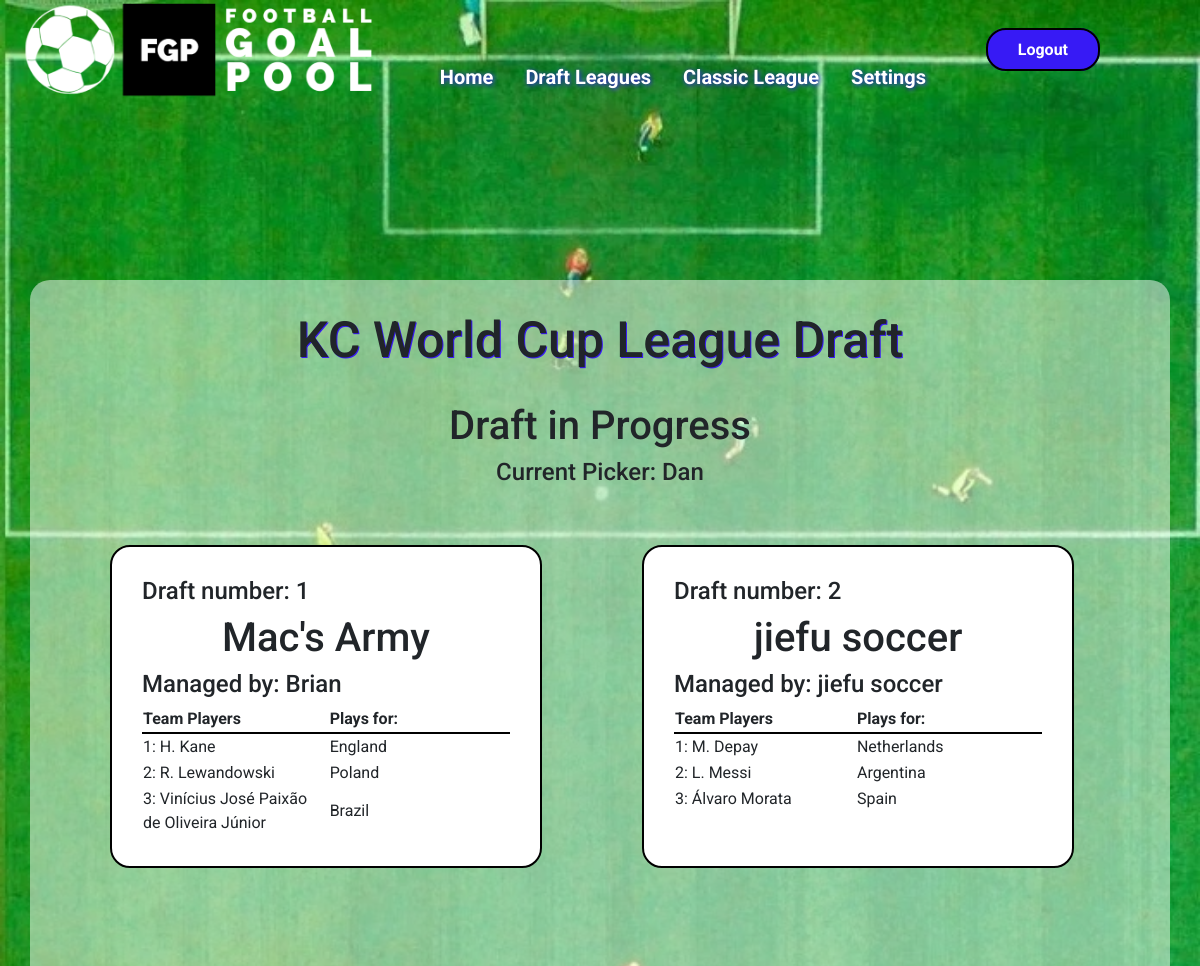
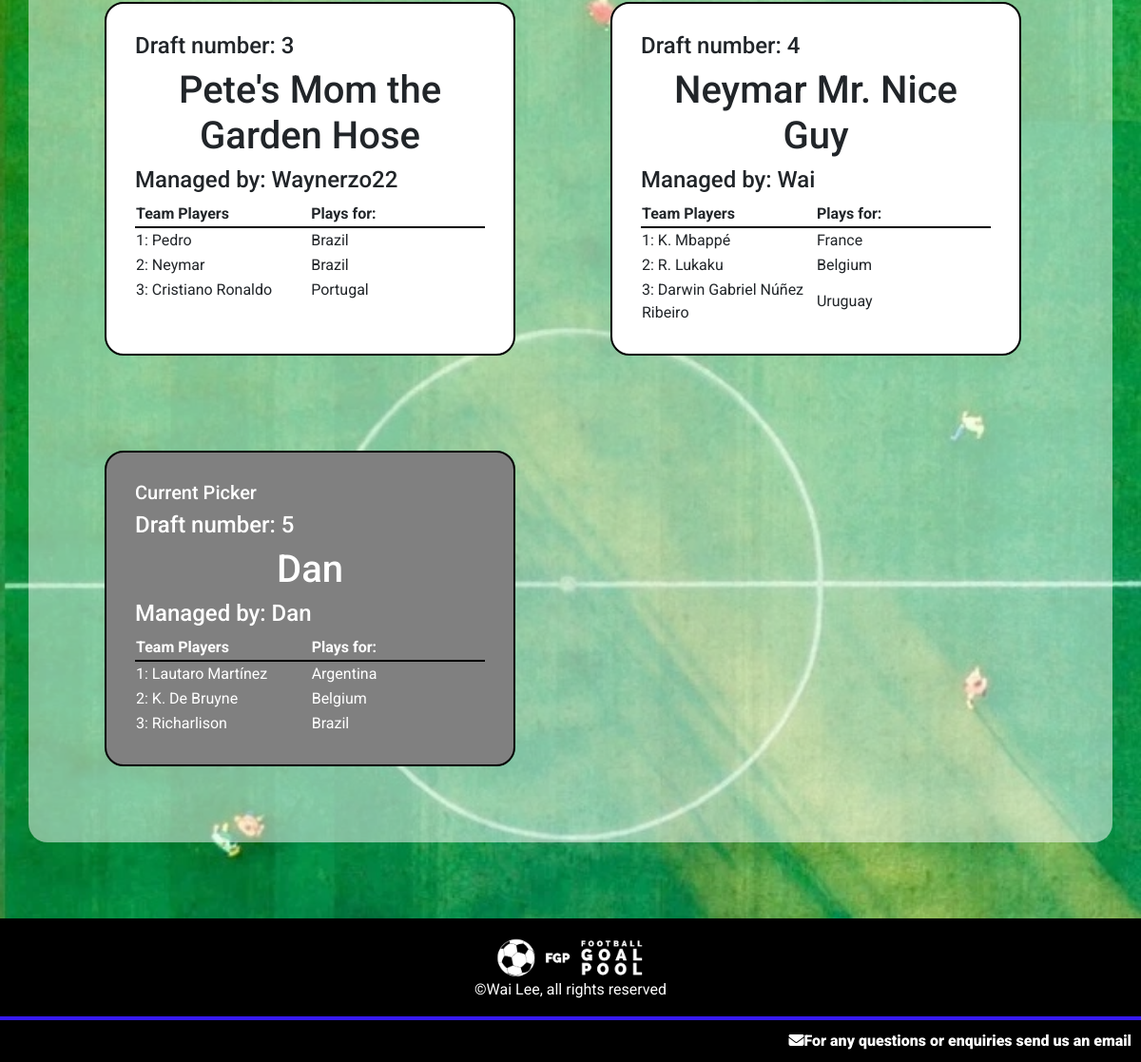
The app's page /draft/ (signed in) with its own data (2 pictures, top to bottom).
### goalpoolapp/models.py (models this page shows, shortened)
class League(models.Model):
    teamlimit = models.IntegerField()
    leaguename = models.CharField(max_length=64)
    leaguecode = models.CharField(max_length = 10, blank=True, null=True)
    teamplayerslimit = models.IntegerField()
    transfersActivated = models.BooleanField(default=False)
    transfersAllowed = models.BooleanField(default=False)
    duplicatePlayersAllowed = models.BooleanField()
    admin = models.ForeignKey(User, on_delete=models.CASCADE, related_name="administratedleague")
    draftcomplete = models.BooleanField(default=False)
    draftstarted = models.BooleanField(default=False)
    draftposition = models.IntegerField(default=1)
    draftdecending = models.BooleanField(default=False)

class User(AbstractUser):
    emailpermission = models.BooleanField(null=True)

class Team(models.Model):
    manager = models.ForeignKey(User, on_delete=models.CASCADE, related_name="managedteams")
    league = models.ForeignKey(League, on_delete=models.CASCADE, related_name="leagueteams")
    players = models.ManyToManyField(Player, related_name="teams", blank=True)
    provisionalplayers = models.ManyToManyField(Player, related_name="provisionalteams", blank=True)
    rank = models.IntegerField(default=1)
    teamname = models.CharField(max_length=64)
    totalgoals = models.IntegerField(default=0)
    draftnumber = models.IntegerField(blank=True, null=True)

class Player(models.Model):
    playercode = models.IntegerField()
    leagues = models.ManyToManyField(League, related_name="leagueplayers", blank=True)
    nickname = models.CharField(max_length=64)
    goals = models.IntegerField(default=0)
    country = models.ForeignKey(Country, on_delete=models.CASCADE, related_name="players")
    currentweekgoals = models.IntegerField(default=0)
    position = models.CharField(max_length=12)
    pic = models.CharField(max_length=100)

class Country(models.Model):
    countryname = models.CharField(max_length=20)
    countrypic = models.CharField(max_length=100)
    countryid = models.IntegerField()

### goalpoolapp/views.py (the view)
# urls.py: path('draft/', views.draft, name='draft'),
@login_required
def draft(request, leagueid=None):
    userteams = Team.objects.filter(manager=request.user)
    if leagueid != None:
        leagueslist = League.objects.filter(id=leagueid)
    else:
        leagueslist = League.objects.filter(leagueteams__in=userteams)
    leagueslist = leagueslist.exclude(id=19)
    leagues = Paginator(leagueslist, 1)
    page = request.GET.get('page')
    league = leagues.get_page(page)
    picker = None
    try:
        teams = league[0].leagueteams.all()
        playercheck = 0
        for team in teams:
            if team.players.count() == league[0].teamplayerslimit:
                playercheck += 1
        if playercheck == league[0].leagueteams.count():
            league[0].draftcomplete = True
            league[0].save()
        for team in league[0].leagueteams.all():
            if team.draftnumber == league[0].draftposition:
                picker = team.manager
    except:
        pass
    return render(request, 'goalpoolapp/draft.html', {
        "picker": picker,
        "leaguepage": league,
        "leagues": leagues,
    })

### goalpoolapp/templates/goalpoolapp/draft.html (shortened to what this page needs)
{% extends "goalpoolapp/layout.html" %}
{% load static %}
{% block body %}
<div id="main-page-content-container">
    <div id="main-page-content">
        {% for league in leaguepage %}
            <h2>{{ league.leaguename }} Draft</h2>
            <br>
            {% if league.draftstarted == True and league.draftcomplete == False %}
                <h3>Draft in Progress</h3>
                <h4>Current Picker: {{ picker }}</h4>
                <div id="teamscontainer">
                    {% for team in league.leagueteams.all|dictsort:"draftnumber" %}
                        <div
                        {% if team.manager == picker %}
                        class="pickercontainer"
                        {% else %}
                        class="teamcontainer"
                        {% endif %}
                        >
                        {% if team.manager == picker %}
                            <h5>Current Picker</h5>
                        {% endif %}
                        <h4>Draft number: {{ team.draftnumber }}</h4>
                        <h3>{{ team.teamname }}</h3>
                        <h4>Managed by: {{ team.manager }}</h4>
                            <table>
                                <tr>
                                    <th class="draftheader">Team Players</th>
                                    <th class="draftheader">Plays for:</th>
                                </tr>
                                {% for player in team.players.all %}
                                <tr>
                                    <td>{{ forloop.counter }}: {{ player.nickname }}</td>
                                    <td>{{ player.country.countryname }}</td>
                                </tr>
                                {% endfor %}
                            </table>
                        </div>
                    {% endfor %}
                </div>
            {% endif %}
        {% endfor %}
    </div>
</div>
{% endblock %}

### goalpoolapp/static/goalpoolapp/styles.css (style rules this page uses)
* { font-family: 'Roboto', sans-serif; }
h2 { font-size: 50px; text-shadow: 1px 1px #371af5; text-align: center; }
h3 { font-size: 40px; text-align: center; }
body { min-height: 100vh; display: flex; flex-direction: column; }
th { width: 20%; border-bottom: solid black 2px; }
tr { height: 20px; }
#main-page-content-container { display: flex; flex-direction: column; align-items: center; padding: 30px; }
#main-page-content { max-width: 1200px; background-color: #FFFFFF80; display: flex; flex-direction: column; align-items: center; padding: 30px; margin-top: 250px; border-radius: 20px; }
#teamscontainer { display: flex; flex-flow: row wrap; }
.teamcontainer { margin: 50px; border: solid black 2px; border-radius: 20px; padding: 30px; background-color: white; width: 40%; }
.draftheader { width: 200px; }
.pickercontainer { margin: 50px; border: solid black 2px; border-radius: 20px; padding: 30px; background-color: gray; color: white; width: 40%; }

### records on screen
League: leaguename "KC World Cup League"
User: username "Dan"
Team: draftnumber "1", teamname "Mac's Army", manager "Brian"
Player: nickname "H. Kane", country.countryname "England"
Player: nickname "R. Lewandowski", country.countryname "Poland"
Player: nickname "Vinícius José Paixão de Oliveira Júnior", country.countryname "Brazil"
Team: draftnumber "2", teamname "jiefu soccer", manager "jiefu soccer"
Player: nickname "M. Depay", country.countryname "Netherlands"
Player: nickname "L. Messi", country.countryname "Argentina"
Player: nickname "Álvaro Morata", country.countryname "Spain"
Team: draftnumber "3", teamname "Pete's Mom the Garden Hose", manager "Waynerzo22"
Player: nickname "Pedro", country.countryname "Brazil"
Player: nickname "Neymar", country.countryname "Brazil"
Player: nickname "Cristiano Ronaldo", country.countryname "Portugal"
Team: draftnumber "4", teamname "Neymar Mr. Nice Guy", manager "Wai"
Player: nickname "K. Mbappé", country.countryname "France"
Player: nickname "R. Lukaku", country.countryname "Belgium"
Player: nickname "Darwin Gabriel Núñez Ribeiro", country.countryname "Uruguay"
Team: shows "Current Picker", draftnumber "5", teamname "Dan", manager "Dan"
Player: nickname "Lautaro Martínez", country.countryname "Argentina"
Player: nickname "K. De Bruyne", country.countryname "Belgium"
Player: nickname "Richarlison", country.countryname "Brazil"
